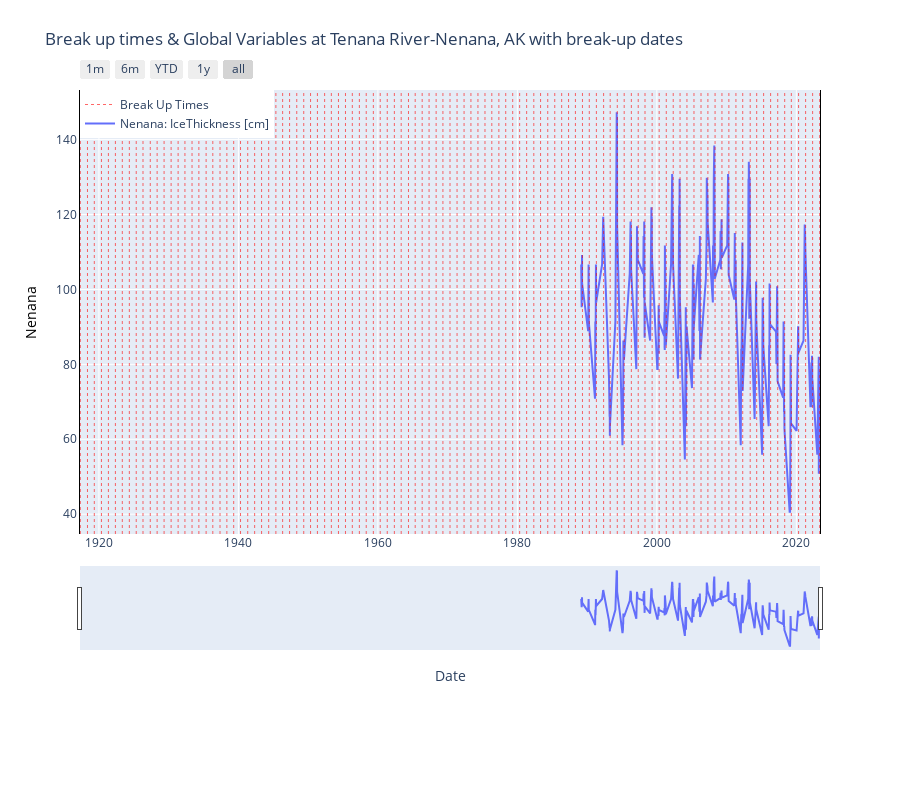

Notebook code cell kept with this figure:
### Markdown cell above
Instead of vectoring the code and applying the function to the whole time-series, we will group the data by year and apply it to each year. 

Lets use the interactive function so we can zoom-in/scroll to get a better feeling for the data.

### Code cell
column_groups = {
    'Nenana': ['IceThickness [cm]']}

# Plot the specified columns with default y_domains and focus on a specific date
plot_columns_interactive(Data, column_groups, title="Break up times & Global Variables at Tenana River-Nenana, AK with break-up dates")

### Figure 1 — Plotly figure (JSON) as saved in the notebook; plotly's stock layout.template omitted (floating-point values rounded to 4 significant figures; data arrays with more than 128 entries replaced by an {"elided": "..."} marker saying what was removed)
{"data": [{"mode": "lines", "name": "Nenana: IceThickness [cm]", "type": "scatter", "x": {"elided": "461 str values"}, "y": {"elided": "461 float values"}, "yaxis": "y"}, {"hoverinfo": "none", "line": {"color": "red", "dash": "dot", "width": 0.6}, "mode": "lines", "name": "Break Up Times", "showlegend": true, "type": "scatter", "x": [null], "y": [null]}], "layout": {"dragmode": "zoom", "height": 800, "hovermode": "x", "legend": {"orientation": "v", "traceorder": "reversed", "x": 0, "xanchor": "left", "y": 1, "yanchor": "top"}, "margin": {"b": 150, "t": 90}, "shapes": [{"line": {"color": "red", "dash": "dot", "width": 0.6}, "name": "break up times", "type": "line", "x0": "1917-04-30T11:30:00", "x1": "1917-04-30T11:30:00", "xref": "x", "y0": 0, "y1": 1, "yref": "paper"}, {"line": {"color": "red", "dash": "dot", "width": 0.6}, "name": "break up times", "type": "line", "x0": "1918-05-11T09:33:00", "x1": "1918-05-11T09:33:00", "xref": "x", "y0": 0, "y1": 1, "yref": "paper"}, {"line": {"color": "red", "dash": "dot", "width": 0.6}, "name": "break up times", "type": "line", "x0": "1919-05-03T14:33:00", "x1": "1919-05-03T14:33:00", "xref": "x", "y0": 0, "y1": 1, "yref": "paper"}, {"line": {"color": "red", "dash": "dot", "width": 0.6}, "name": "break up times", "type": "line", "x0": "1920-05-11T10:46:00", "x1": "1920-05-11T10:46:00", "xref": "x", "y0": 0, "y1": 1, "yref": "paper"}, {"line": {"color": "red", "dash": "dot", "width": 0.6}, "name": "break up times", "type": "line", "x0": "1921-05-11T06:42:00", "x1": "1921-05-11T06:42:00", "xref": "x", "y0": 0, "y1": 1, "yref": "paper"}, {"line": {"color": "red", "dash": "dot", "width": 0.6}, "name": "break up times", "type": "line", "x0": "1922-05-12T13:20:00", "x1": "1922-05-12T13:20:00", "xref": "x", "y0": 0, "y1": 1, "yref": "paper"}, {"line": {"color": "red", "dash": "dot", "width": 0.6}, "name": "break up times", "type": "line", "x0": "1923-05-09T02:00:00", "x1": "1923-05-09T02:00:00", "xref": "x", "y0": 0, "y1": 1, "yref": "paper"}, {"line": {"color": "red", "dash": "dot", "width": 0.6}, "name": "break up times", "type": "line", "x0": "1924-05-11T15:10:00", "x1": "1924-05-11T15:10:00", "xref": "x", "y0": 0, "y1": 1, "yref": "paper"}, {"line": {"color": "red", "dash": "dot", "width": 0.6}, "name": "break up times", "type": "line", "x0": "1925-05-07T18:32:00", "x1": "1925-05-07T18:32:00", "xref": "x", "y0": 0, "y1": 1, "yref": "paper"}, {"line": {"color": "red", "dash": "dot", "width": 0.6}, "name": "break up times", "type": "line", "x0": "1926-04-26T16:03:00", "x1": "1926-04-26T16:03:00", "xref": "x", "y0": 0, "y1": 1, "yref": "paper"}, {"line": {"color": "red", "dash": "dot", "width": 0.6}, "name": "break up times", "type": "line", "x0": "1927-05-13T05:42:00", "x1": "1927-05-13T05:42:00", "xref": "x", "y0": 0, "y1": 1, "yref": "paper"}, {"line": {"color": "red", "dash": "dot", "width": 0.6}, "name": "break up times", "type": "line", "x0": "1928-05-06T16:25:00", "x1": "1928-05-06T16:25:00", "xref": "x", "y0": 0, "y1": 1, "yref": "paper"}, {"line": {"color": "red", "dash": "dot", "width": 0.6}, "name": "break up times", "type": "line", "x0": "1929-05-05T15:41:00", "x1": "1929-05-05T15:41:00", "xref": "x", "y0": 0, "y1": 1, "yref": "paper"}, {"line": {"color": "red", "dash": "dot", "width": 0.6}, "name": "break up times", "type": "line", "x0": "1930-05-08T19:03:00", "x1": "1930-05-08T19:03:00", "xref": "x", "y0": 0, "y1": 1, "yref": "paper"}, {"line": {"color": "red", "dash": "dot", "width": 0.6}, "name": "break up times", "type": "line", "x0": "1931-05-10T09:23:00", "x1": "1931-05-10T09:23:00", "xref": "x", "y0": 0, "y1": 1, "yref": "paper"}, {"line": {"color": "red", "dash": "dot", "width": 0.6}, "name": "break up times", "type": "line", "x0": "1932-05-01T10:15:00", "x1": "1932-05-01T10:15:00", "xref": "x", "y0": 0, "y1": 1, "yref": "paper"}, {"line": {"color": "red", "dash": "dot", "width": 0.6}, "name": "break up times", "type": "line", "x0": "1933-05-08T19:30:00", "x1": "1933-05-08T19:30:00", "xref": "x", "y0": 0, "y1": 1, "yref": "paper"}, {"line": {"color": "red", "dash": "dot", "width": 0.6}, "name": "break up times", "type": "line", "x0": "1934-04-30T14:07:00", "x1": "1934-04-30T14:07:00", "xref": "x", "y0": 0, "y1": 1, "yref": "paper"}, {"line": {"color": "red", "dash": "dot", "width": 0.6}, "name": "break up times", "type": "line", "x0": "1935-05-15T13:32:00", "x1": "1935-05-15T13:32:00", "xref": "x", "y0": 0, "y1": 1, "yref": "paper"}, {"line": {"color": "red", "dash": "dot", "width": 0.6}, "name": "break up times", "type": "line", "x0": "1936-04-30T12:58:00", "x1": "1936-04-30T12:58:00", "xref": "x", "y0": 0, "y1": 1, "yref": "paper"}, {"line": {"color": "red", "dash": "dot", "width": 0.6}, "name": "break up times", "type": "line", "x0": "1937-05-12T20:04:00", "x1": "1937-05-12T20:04:00", "xref": "x", "y0": 0, "y1": 1, "yref": "paper"}, {"line": {"color": "red", "dash": "dot", "width": 0.6}, "name": "break up times", "type": "line", "x0": "1938-05-06T20:14:00", "x1": "1938-05-06T20:14:00", "xref": "x", "y0": 0, "y1": 1, "yref": "paper"}, {"line": {"color": "red", "dash": "dot", "width": 0.6}, "name": "break up times", "type": "line", "x0": "1939-04-29T13:26:00", "x1": "1939-04-29T13:26:00", "xref": "x", "y0": 0, "y1": 1, "yref": "paper"}, {"line": {"color": "red", "dash": "dot", "width": 0.6}, "name": "break up times", "type": "line", "x0": "1940-04-20T15:27:00", "x1": "1940-04-20T15:27:00", "xref": "x", "y0": 0, "y1": 1, "yref": "paper"}, {"line": {"color": "red", "dash": "dot", "width": 0.6}, "name": "break up times", "type": "line", "x0": "1941-05-03T01:50:00", "x1": "1941-05-03T01:50:00", "xref": "x", "y0": 0, "y1": 1, "yref": "paper"}, {"line": {"color": "red", "dash": "dot", "width": 0.6}, "name": "break up times", "type": "line", "x0": "1942-04-30T13:28:00", "x1": "1942-04-30T13:28:00", "xref": "x", "y0": 0, "y1": 1, "yref": "paper"}, {"line": {"color": "red", "dash": "dot", "width": 0.6}, "name": "break up times", "type": "line", "x0": "1943-04-28T19:22:00", "x1": "1943-04-28T19:22:00", "xref": "x", "y0": 0, "y1": 1, "yref": "paper"}, {"line": {"color": "red", "dash": "dot", "width": 0.6}, "name": "break up times", "type": "line", "x0": "1944-05-04T14:08:00", "x1": "1944-05-04T14:08:00", "xref": "x", "y0": 0, "y1": 1, "yref": "paper"}, {"line": {"color": "red", "dash": "dot", "width": 0.6}, "name": "break up times", "type": "line", "x0": "1945-05-16T09:41:00", "x1": "1945-05-16T09:41:00", "xref": "x", "y0": 0, "y1": 1, "yref": "paper"}, {"line": {"color": "red", "dash": "dot", "width": 0.6}, "name": "break up times", "type": "line", "x0": "1946-05-05T16:40:00", "x1": "1946-05-05T16:40:00", "xref": "x", "y0": 0, "y1": 1, "yref": "paper"}, {"line": {"color": "red", "dash": "dot", "width": 0.6}, "name": "break up times", "type": "line", "x0": "1947-05-03T17:53:00", "x1": "1947-05-03T17:53:00", "xref": "x", "y0": 0, "y1": 1, "yref": "paper"}, {"line": {"color": "red", "dash": "dot", "width": 0.6}, "name": "break up times", "type": "line", "x0": "1948-05-13T11:13:00", "x1": "1948-05-13T11:13:00", "xref": "x", "y0": 0, "y1": 1, "yref": "paper"}, {"line": {"color": "red", "dash": "dot", "width": 0.6}, "name": "break up times", "type": "line", "x0": "1949-05-14T12:39:00", "x1": "1949-05-14T12:39:00", "xref": "x", "y0": 0, "y1": 1, "yref": "paper"}, {"line": {"color": "red", "dash": "dot", "width": 0.6}, "name": "break up times", "type": "line", "x0": "1950-05-06T16:14:00", "x1": "1950-05-06T16:14:00", "xref": "x", "y0": 0, "y1": 1, "yref": "paper"}, {"line": {"color": "red", "dash": "dot", "width": 0.6}, "name": "break up times", "type": "line", "x0": "1951-04-30T17:54:00", "x1": "1951-04-30T17:54:00", "xref": "x", "y0": 0, "y1": 1, "yref": "paper"}, {"line": {"color": "red", "dash": "dot", "width": 0.6}, "name": "break up times", "type": "line", "x0": "1952-05-12T17:04:00", "x1": "1952-05-12T17:04:00", "xref": "x", "y0": 0, "y1": 1, "yref": "paper"}, {"line": {"color": "red", "dash": "dot", "width": 0.6}, "name": "break up times", "type": "line", "x0": "1953-04-29T15:54:00", "x1": "1953-04-29T15:54:00", "xref": "x", "y0": 0, "y1": 1, "yref": "paper"}, {"line": {"color": "red", "dash": "dot", "width": 0.6}, "name": "break up times", "type": "line", "x0": "1954-05-06T18:01:00", "x1": "1954-05-06T18:01:00", "xref": "x", "y0": 0, "y1": 1, "yref": "paper"}, {"line": {"color": "red", "dash": "dot", "width": 0.6}, "name": "break up times", "type": "line", "x0": "1955-05-09T14:13:00", "x1": "1955-05-09T14:13:00", "xref": "x", "y0": 0, "y1": 1, "yref": "paper"}, {"line": {"color": "red", "dash": "dot", "width": 0.6}, "name": "break up times", "type": "line", "x0": "1956-05-01T23:24:00", "x1": "1956-05-01T23:24:00", "xref": "x", "y0": 0, "y1": 1, "yref": "paper"}, {"line": {"color": "red", "dash": "dot", "width": 0.6}, "name": "break up times", "type": "line", "x0": "1957-05-05T09:30:00", "x1": "1957-05-05T09:30:00", "xref": "x", "y0": 0, "y1": 1, "yref": "paper"}, {"line": {"color": "red", "dash": "dot", "width": 0.6}, "name": "break up times", "type": "line", "x0": "1958-04-29T14:56:00", "x1": "1958-04-29T14:56:00", "xref": "x", "y0": 0, "y1": 1, "yref": "paper"}, {"line": {"color": "red", "dash": "dot", "width": 0.6}, "name": "break up times", "type": "line", "x0": "1959-05-08T11:26:00", "x1": "1959-05-08T11:26:00", "xref": "x", "y0": 0, "y1": 1, "yref": "paper"}, {"line": {"color": "red", "dash": "dot", "width": 0.6}, "name": "break up times", "type": "line", "x0": "1960-05-02T19:12:00", "x1": "1960-05-02T19:12:00", "xref": "x", "y0": 0, "y1": 1, "yref": "paper"}, {"line": {"color": "red", "dash": "dot", "width": 0.6}, "name": "break up times", "type": "line", "x0": "1961-05-05T11:31:00", "x1": "1961-05-05T11:31:00", "xref": "x", "y0": 0, "y1": 1, "yref": "paper"}, {"line": {"color": "red", "dash": "dot", "width": 0.6}, "name": "break up times", "type": "line", "x0": "1962-05-12T23:23:00", "x1": "1962-05-12T23:23:00", "xref": "x", "y0": 0, "y1": 1, "yref": "paper"}, {"line": {"color": "red", "dash": "dot", "width": 0.6}, "name": "break up times", "type": "line", "x0": "1963-05-05T18:25:00", "x1": "1963-05-05T18:25:00", "xref": "x", "y0": 0, "y1": 1, "yref": "paper"}, {"line": {"color": "red", "dash": "dot", "width": 0.6}, "name": "break up times", "type": "line", "x0": "1964-05-20T11:41:00", "x1": "1964-05-20T11:41:00", "xref": "x", "y0": 0, "y1": 1, "yref": "paper"}, {"line": {"color": "red", "dash": "dot", "width": 0.6}, "name": "break up times", "type": "line", "x0": "1965-05-07T19:01:00", "x1": "1965-05-07T19:01:00", "xref": "x", "y0": 0, "y1": 1, "yref": "paper"}, {"line": {"color": "red", "dash": "dot", "width": 0.6}, "name": "break up times", "type": "line", "x0": "1966-05-08T12:11:00", "x1": "1966-05-08T12:11:00", "xref": "x", "y0": 0, "y1": 1, "yref": "paper"}, {"line": {"color": "red", "dash": "dot", "width": 0.6}, "name": "break up times", "type": "line", "x0": "1967-05-04T11:55:00", "x1": "1967-05-04T11:55:00", "xref": "x", "y0": 0, "y1": 1, "yref": "paper"}, {"line": {"color": "red", "dash": "dot", "width": 0.6}, "name": "break up times", "type": "line", "x0": "1968-05-08T09:26:00", "x1": "1968-05-08T09:26:00", "xref": "x", "y0": 0, "y1": 1, "yref": "paper"}, {"line": {"color": "red", "dash": "dot", "width": 0.6}, "name": "break up times", "type": "line", "x0": "1969-04-28T12:28:00", "x1": "1969-04-28T12:28:00", "xref": "x", "y0": 0, "y1": 1, "yref": "paper"}, {"line": {"color": "red", "dash": "dot", "width": 0.6}, "name": "break up times", "type": "line", "x0": "1970-05-04T10:37:00", "x1": "1970-05-04T10:37:00", "xref": "x", "y0": 0, "y1": 1, "yref": "paper"}, {"line": {"color": "red", "dash": "dot", "width": 0.6}, "name": "break up times", "type": "line", "x0": "1971-05-08T21:31:00", "x1": "1971-05-08T21:31:00", "xref": "x", "y0": 0, "y1": 1, "yref": "paper"}, {"line": {"color": "red", "dash": "dot", "width": 0.6}, "name": "break up times", "type": "line", "x0": "1972-05-10T11:56:00", "x1": "1972-05-10T11:56:00", "xref": "x", "y0": 0, "y1": 1, "yref": "paper"}, {"line": {"color": "red", "dash": "dot", "width": 0.6}, "name": "break up times", "type": "line", "x0": "1973-05-04T11:59:00", "x1": "1973-05-04T11:59:00", "xref": "x", "y0": 0, "y1": 1, "yref": "paper"}, {"line": {"color": "red", "dash": "dot", "width": 0.6}, "name": "break up times", "type": "line", "x0": "1974-05-06T15:44:00", "x1": "1974-05-06T15:44:00", "xref": "x", "y0": 0, "y1": 1, "yref": "paper"}, {"line": {"color": "red", "dash": "dot", "width": 0.6}, "name": "break up times", "type": "line", "x0": "1975-05-10T13:49:00", "x1": "1975-05-10T13:49:00", "xref": "x", "y0": 0, "y1": 1, "yref": "paper"}, {"line": {"color": "red", "dash": "dot", "width": 0.6}, "name": "break up times", "type": "line", "x0": "1976-05-02T10:51:00", "x1": "1976-05-02T10:51:00", "xref": "x", "y0": 0, "y1": 1, "yref": "paper"}, {"line": {"color": "red", "dash": "dot", "width": 0.6}, "name": "break up times", "type": "line", "x0": "1977-05-06T12:46:00", "x1": "1977-05-06T12:46:00", "xref": "x", "y0": 0, "y1": 1, "yref": "paper"}, {"line": {"color": "red", "dash": "dot", "width": 0.6}, "name": "break up times", "type": "line", "x0": "1978-04-30T15:18:00", "x1": "1978-04-30T15:18:00", "xref": "x", "y0": 0, "y1": 1, "yref": "paper"}, {"line": {"color": "red", "dash": "dot", "width": 0.6}, "name": "break up times", "type": "line", "x0": "1979-04-30T18:16:00", "x1": "1979-04-30T18:16:00", "xref": "x", "y0": 0, "y1": 1, "yref": "paper"}, {"line": {"color": "red", "dash": "dot", "width": 0.6}, "name": "break up times", "type": "line", "x0": "1980-04-29T13:16:00", "x1": "1980-04-29T13:16:00", "xref": "x", "y0": 0, "y1": 1, "yref": "paper"}, {"line": {"color": "red", "dash": "dot", "width": 0.6}, "name": "break up times", "type": "line", "x0": "1981-04-30T18:44:00", "x1": "1981-04-30T18:44:00", "xref": "x", "y0": 0, "y1": 1, "yref": "paper"}, {"line": {"color": "red", "dash": "dot", "width": 0.6}, "name": "break up times", "type": "line", "x0": "1982-05-10T17:36:00", "x1": "1982-05-10T17:36:00", "xref": "x", "y0": 0, "y1": 1, "yref": "paper"}, {"line": {"color": "red", "dash": "dot", "width": 0.6}, "name": "break up times", "type": "line", "x0": "1983-04-29T18:37:00", "x1": "1983-04-29T18:37:00", "xref": "x", "y0": 0, "y1": 1, "yref": "paper"}, {"line": {"color": "red", "dash": "dot", "width": 0.6}, "name": "break up times", "type": "line", "x0": "1984-05-09T15:33:00", "x1": "1984-05-09T15:33:00", "xref": "x", "y0": 0, "y1": 1, "yref": "paper"}, {"line": {"color": "red", "dash": "dot", "width": 0.6}, "name": "break up times", "type": "line", "x0": "1985-05-11T14:36:00", "x1": "1985-05-11T14:36:00", "xref": "x", "y0": 0, "y1": 1, "yref": "paper"}, {"line": {"color": "red", "dash": "dot", "width": 0.6}, "name": "break up times", "type": "line", "x0": "1986-05-08T22:50:00", "x1": "1986-05-08T22:50:00", "xref": "x", "y0": 0, "y1": 1, "yref": "paper"}, {"line": {"color": "red", "dash": "dot", "width": 0.6}, "name": "break up times", "type": "line", "x0": "1987-05-05T15:11:00", "x1": "1987-05-05T15:11:00", "xref": "x", "y0": 0, "y1": 1, "yref": "paper"}, {"line": {"color": "red", "dash": "dot", "width": 0.6}, "name": "break up times", "type": "line", "x0": "1988-04-27T09:15:00", "x1": "1988-04-27T09:15:00", "xref": "x", "y0": 0, "y1": 1, "yref": "paper"}, {"line": {"color": "red", "dash": "dot", "width": 0.6}, "name": "break up times", "type": "line", "x0": "1989-05-01T20:14:00", "x1": "1989-05-01T20:14:00", "xref": "x", "y0": 0, "y1": 1, "yref": "paper"}, {"line": {"color": "red", "dash": "dot", "width": 0.6}, "name": "break up times", "type": "line", "x0": "1990-04-24T17:19:00", "x1": "1990-04-24T17:19:00", "xref": "x", "y0": 0, "y1": 1, "yref": "paper"}, {"line": {"color": "red", "dash": "dot", "width": 0.6}, "name": "break up times", "type": "line", "x0": "1991-05-01T00:04:00", "x1": "1991-05-01T00:04:00", "xref": "x", "y0": 0, "y1": 1, "yref": "paper"}, {"line": {"color": "red", "dash": "dot", "width": 0.6}, "name": "break up times", "type": "line", "x0": "1992-05-14T06:26:00", "x1": "1992-05-14T06:26:00", "xref": "x", "y0": 0, "y1": 1, "yref": "paper"}, {"line": {"color": "red", "dash": "dot", "width": 0.6}, "name": "break up times", "type": "line", "x0": "1993-04-23T13:01:00", "x1": "1993-04-23T13:01:00", "xref": "x", "y0": 0, "y1": 1, "yref": "paper"}, {"line": {"color": "red", "dash": "dot", "width": 0.6}, "name": "break up times", "type": "line", "x0": "1994-04-29T23:01:00", "x1": "1994-04-29T23:01:00", "xref": "x", "y0": 0, "y1": 1, "yref": "paper"}, {"line": {"color": "red", "dash": "dot", "width": 0.6}, "name": "break up times", "type": "line", "x0": "1995-04-26T13:22:00", "x1": "1995-04-26T13:22:00", "xref": "x", "y0": 0, "y1": 1, "yref": "paper"}, {"line": {"color": "red", "dash": "dot", "width": 0.6}, "name": "break up times", "type": "line", "x0": "1996-05-05T12:32:00", "x1": "1996-05-05T12:32:00", "xref": "x", "y0": 0, "y1": 1, "yref": "paper"}, {"line": {"color": "red", "dash": "dot", "width": 0.6}, "name": "break up times", "type": "line", "x0": "1997-04-30T10:28:00", "x1": "1997-04-30T10:28:00", "xref": "x", "y0": 0, "y1": 1, "yref": "paper"}, {"line": {"color": "red", "dash": "dot", "width": 0.6}, "name": "break up times", "type": "line", "x0": "1998-04-20T16:54:00", "x1": "1998-04-20T16:54:00", "xref": "x", "y0": 0, "y1": 1, "yref": "paper"}, {"line": {"color": "red", "dash": "dot", "width": 0.6}, "name": "break up times", "type": "line", "x0": "1999-04-29T21:47:00", "x1": "1999-04-29T21:47:00", "xref": "x", "y0": 0, "y1": 1, "yref": "paper"}, {"line": {"color": "red", "dash": "dot", "width": 0.6}, "name": "break up times", "type": "line", "x0": "2000-05-01T10:47:00", "x1": "2000-05-01T10:47:00", "xref": "x", "y0": 0, "y1": 1, "yref": "paper"}, {"line": {"color": "red", "dash": "dot", "width": 0.6}, "name": "break up times", "type": "line", "x0": "2001-05-08T13:00:00", "x1": "2001-05-08T13:00:00", "xref": "x", "y0": 0, "y1": 1, "yref": "paper"}, {"line": {"color": "red", "dash": "dot", "width": 0.6}, "name": "break up times", "type": "line", "x0": "2002-05-07T21:27:00", "x1": "2002-05-07T21:27:00", "xref": "x", "y0": 0, "y1": 1, "yref": "paper"}, {"line": {"color": "red", "dash": "dot", "width": 0.6}, "name": "break up times", "type": "line", "x0": "2003-04-29T18:22:00", "x1": "2003-04-29T18:22:00", "xref": "x", "y0": 0, "y1": 1, "yref": "paper"}, {"line": {"color": "red", "dash": "dot", "width": 0.6}, "name": "break up times", "type": "line", "x0": "2004-04-24T14:16:00", "x1": "2004-04-24T14:16:00", "xref": "x", "y0": 0, "y1": 1, "yref": "paper"}, {"line": {"color": "red", "dash": "dot", "width": 0.6}, "name": "break up times", "type": "line", "x0": "2005-04-28T12:01:00", "x1": "2005-04-28T12:01:00", "xref": "x", "y0": 0, "y1": 1, "yref": "paper"}, {"line": {"color": "red", "dash": "dot", "width": 0.6}, "name": "break up times", "type": "line", "x0": "2006-05-02T17:29:00", "x1": "2006-05-02T17:29:00", "xref": "x", "y0": 0, "y1": 1, "yref": "paper"}, {"line": {"color": "red", "dash": "dot", "width": 0.6}, "name": "break up times", "type": "line", "x0": "2007-04-27T15:47:00", "x1": "2007-04-27T15:47:00", "xref": "x", "y0": 0, "y1": 1, "yref": "paper"}, {"line": {"color": "red", "dash": "dot", "width": 0.6}, "name": "break up times", "type": "line", "x0": "2008-05-06T22:53:00", "x1": "2008-05-06T22:53:00", "xref": "x", "y0": 0, "y1": 1, "yref": "paper"}, {"line": {"color": "red", "dash": "dot", "width": 0.6}, "name": "break up times", "type": "line", "x0": "2009-05-01T20:41:00", "x1": "2009-05-01T20:41:00", "xref": "x", "y0": 0, "y1": 1, "yref": "paper"}, {"line": {"color": "red", "dash": "dot", "width": 0.6}, "name": "break up times", "type": "line", "x0": "2010-04-29T09:06:00", "x1": "2010-04-29T09:06:00", "xref": "x", "y0": 0, "y1": 1, "yref": "paper"}, {"line": {"color": "red", "dash": "dot", "width": 0.6}, "name": "break up times", "type": "line", "x0": "2011-05-04T16:24:00", "x1": "2011-05-04T16:24:00", "xref": "x", "y0": 0, "y1": 1, "yref": "paper"}, {"line": {"color": "red", "dash": "dot", "width": 0.6}, "name": "break up times", "type": "line", "x0": "2012-04-23T19:39:00", "x1": "2012-04-23T19:39:00", "xref": "x", "y0": 0, "y1": 1, "yref": "paper"}, {"line": {"color": "red", "dash": "dot", "width": 0.6}, "name": "break up times", "type": "line", "x0": "2013-05-20T14:41:00", "x1": "2013-05-20T14:41:00", "xref": "x", "y0": 0, "y1": 1, "yref": "paper"}, {"line": {"color": "red", "dash": "dot", "width": 0.6}, "name": "break up times", "type": "line", "x0": "2014-04-25T15:48:00", "x1": "2014-04-25T15:48:00", "xref": "x", "y0": 0, "y1": 1, "yref": "paper"}, {"line": {"color": "red", "dash": "dot", "width": 0.6}, "name": "break up times", "type": "line", "x0": "2015-04-24T14:25:00", "x1": "2015-04-24T14:25:00", "xref": "x", "y0": 0, "y1": 1, "yref": "paper"}, {"line": {"color": "red", "dash": "dot", "width": 0.6}, "name": "break up times", "type": "line", "x0": "2016-04-23T15:39:00", "x1": "2016-04-23T15:39:00", "xref": "x", "y0": 0, "y1": 1, "yref": "paper"}, {"line": {"color": "red", "dash": "dot", "width": 0.6}, "name": "break up times", "type": "line", "x0": "2017-05-01T12:00:00", "x1": "2017-05-01T12:00:00", "xref": "x", "y0": 0, "y1": 1, "yref": "paper"}, {"line": {"color": "red", "dash": "dot", "width": 0.6}, "name": "break up times", "type": "line", "x0": "2018-05-01T13:18:00", "x1": "2018-05-01T13:18:00", "xref": "x", "y0": 0, "y1": 1, "yref": "paper"}, {"line": {"color": "red", "dash": "dot", "width": 0.6}, "name": "break up times", "type": "line", "x0": "2019-04-14T12:21:00", "x1": "2019-04-14T12:21:00", "xref": "x", "y0": 0, "y1": 1, "yref": "paper"}, {"line": {"color": "red", "dash": "dot", "width": 0.6}, "name": "break up times", "type": "line", "x0": "2020-04-28T00:56:00", "x1": "2020-04-28T00:56:00", "xref": "x", "y0": 0, "y1": 1, "yref": "paper"}, {"line": {"color": "red", "dash": "dot", "width": 0.6}, "name": "break up times", "type": "line", "x0": "2021-05-01T00:50:00", "x1": "2021-05-01T00:50:00", "xref": "x", "y0": 0, "y1": 1, "yref": "paper"}, {"line": {"color": "red", "dash": "dot", "width": 0.6}, "name": "break up times", "type": "line", "x0": "2022-05-02T18:27:00", "x1": "2022-05-02T18:27:00", "xref": "x", "y0": 0, "y1": 1, "yref": "paper"}, {"line": {"color": "red", "dash": "dot", "width": 0.6}, "name": "break up times", "type": "line", "x0": "2023-05-08T16:01:00", "x1": "2023-05-08T16:01:00", "xref": "x", "y0": 0, "y1": 1, "yref": "paper"}], "title": {"text": "Break up times & Global Variables at Tenana River-Nenana, AK with break-up dates"}, "xaxis": {"rangeselector": {"buttons": [{"count": 1, "label": "1m", "step": "month", "stepmode": "backward"}, {"count": 6, "label": "6m", "step": "month", "stepmode": "backward"}, {"count": 1, "label": "YTD", "step": "year", "stepmode": "todate"}, {"count": 1, "label": "1y", "step": "year", "stepmode": "backward"}, {"step": "all"}]}, "rangeslider": {"visible": true}, "title": {"text": "Date"}, "type": "date"}, "yaxis": {"anchor": "x", "domain": [0, 1], "linecolor": "black", "mirror": true, "overlaying": "y", "showline": true, "side": "left", "tickmode": "auto", "ticks": "", "title": {"font": {"color": "black"}, "text": "Nenana"}, "type": "linear", "zeroline": false}}}
